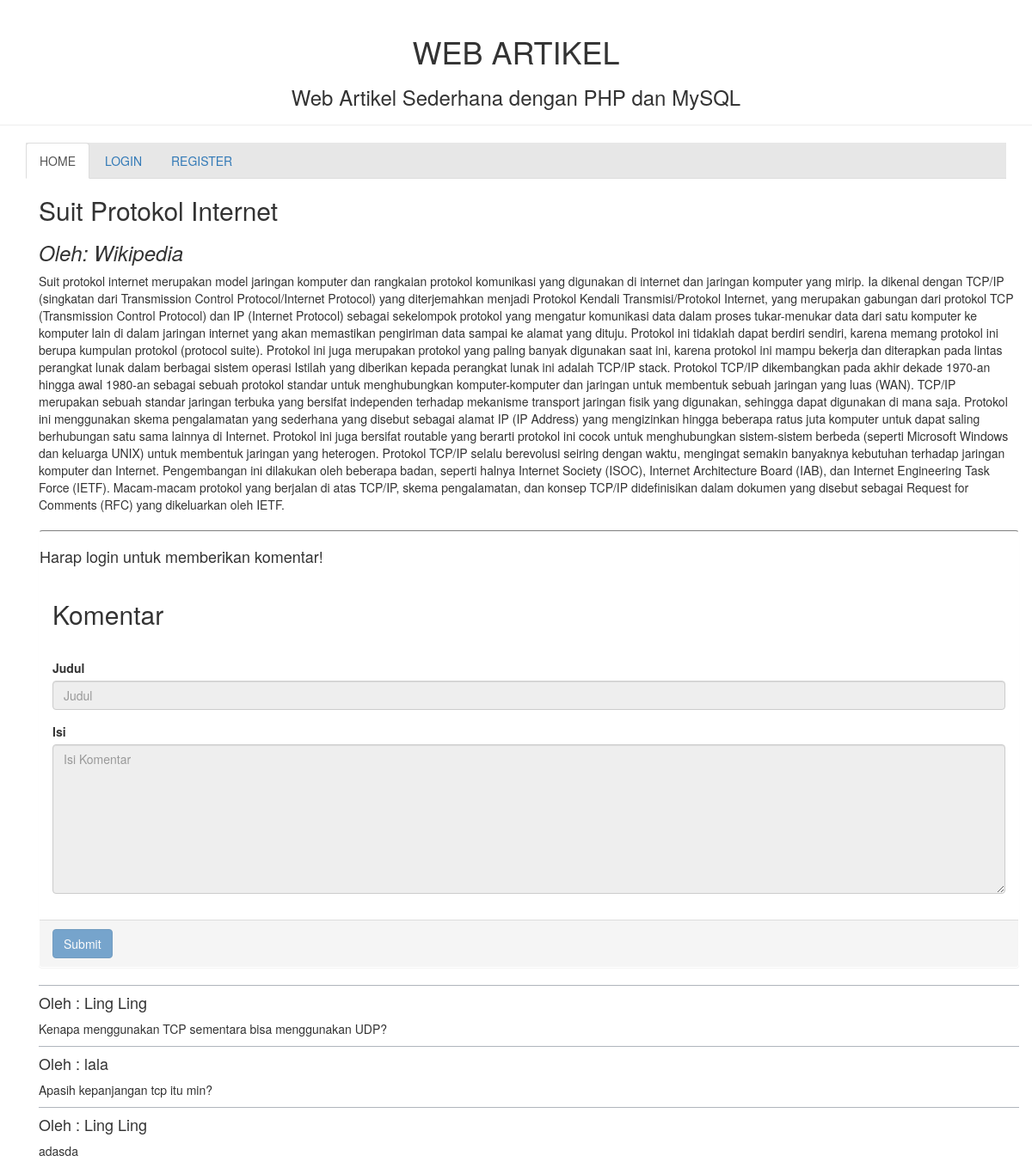
/artikel.php?id=1, run on the app's committed database.
### tables this page shows
CREATE TABLE `tbl_artikel` (
  `id_artikel` int(5) NOT NULL,
  `judul_artikel` varchar(100) NOT NULL,
  `penulis_artikel` varchar(30) NOT NULL,
  `isi_artikel` text NOT NULL
);

CREATE TABLE `tbl_user` (
  `kode_user` int(5) NOT NULL,
  `nama_user` varchar(25) NOT NULL,
  `nama` varchar(50) NOT NULL,
  `email` varchar(40) NOT NULL,
  `password` varchar(32) NOT NULL,
  `hak_akses` enum('A','G') NOT NULL
);

CREATE TABLE `tbl_komentar` (
  `no` int(11) NOT NULL,
  `id_artikel` int(11) NOT NULL,
  `subjek` varchar(100) NOT NULL,
  `komentar` text NOT NULL,
  `kode_user` int(5) NOT NULL
);

### artikel.php (the view, shortened to what this page needs)
<!DOCTYPE html>
<html>
<head>
	<link rel="stylesheet" type="text/css" href="assets/css/bootstrap.min.css">
</head>
<body>
	<header class="page-header" style="text-align: center;">
		<h1 class="judul">WEB ARTIKEL</h1>
		<h3 class="deskripsi">Web Artikel Sederhana dengan PHP dan MySQL</h3>
	</header>
	<div class="container">
		<div class="navigation">
			<ul class="nav nav-tabs" style="background-color: #E7E7E7;">
				<li class="active"><a data-toggle="tab" href="home.php">HOME</a></li>
				<li role="presentation"><a href="login.php">LOGIN</a></li>
				<li role="presentation"><a href="daftar.php">REGISTER</a></li>
			</ul>
		</div>
		<div class="container">
			<?php
				include "config/koneksi.php";
				$id = $_GET['id'];
				$query1 = mysqli_query($conn,"SELECT * FROM tbl_artikel WHERE id_artikel='$id'");
				while($result1 = mysqli_fetch_array($query1)){
					echo "<h2>".$result1['judul_artikel']."</h2>";
					echo "<h3><i>Oleh: ".$result1['penulis_artikel']."</i></h3>";
					echo "<p>".$result1['isi_artikel']."</p>";
				}
			?>
			<form action="#" method="">
				<div class="panel" style="border-top : thin solid #808080; margin-top: 20px;">
					<div style="margin-top: 20px;"><h4>Harap login untuk memberikan komentar!</h4></div>
                    <div class="panel-heading">
                        <h2>Komentar</h2>
                    </div>
                    <div class="panel-body">
                    	<div class="form-group">
                    		<label for="judulkomentar">Judul</label>
                    		<input disabled type="text" class="form-control" id="judulkomentar" placeholder="Judul" />
                    	</div>
                        <div class="form-group">
                            <label for="isikomentar">Isi</label>
                            <textarea disabled class="form-control" id="isikomentar" rows="8" name="" placeholder="Isi Komentar"></textarea>
                        </div>
                    </div>
                    <div class="panel-footer">
                        <input disabled type="submit" class="btn btn-primary" value='Submit'>
                    </div>
                </div>
            </form>
            <div style="margin-top: 1%;">
	            <?php
					$result = mysqli_query($conn,"SELECT * FROM tbl_komentar WHERE id_artikel = '$id' ORDER BY no");
					while($row = mysqli_fetch_row($result)){
						echo "<div  style='border-top: thin solid #b0b5bc;'>";
						$nama = mysqli_query($conn,"SELECT nama FROM tbl_user WHERE kode_user = ".$row[4]);
						while($row1 = mysqli_fetch_row($nama)){
							echo "<h4>Oleh : ".$row1[0]."</h4>";
						}
						echo "<p>".$row[3]."</p></div>";
					}
				?>
			</div>
		</div>
	</div>
</body>
</html>

### data on the page
tbl_artikel: judul_artikel "Suit Protokol Internet", penulis_artikel "Wikipedia", isi_artikel "Suit protokol internet merupakan model jaringan komputer dan rangkaian protokol komunikasi yang digunakan di internet dan jaringan komputer yang mirip. Ia dikenal dengan TCP/IP (singkatan dari Transmission Control Protocol/Internet Protocol) yang diterjemahkan menjadi Protokol Kendali Transmisi/Protokol Internet, yang merupakan gabungan dari protokol TCP (Transmission Control Protocol) dan IP (Internet Protocol) sebagai sekelompok protokol yang mengatur komunikasi data dalam proses tukar-menukar data dari satu komputer ke komputer lain di dalam jaringan internet yang akan memastikan pengiriman data sampai ke alamat yang dituju. Protokol ini tidaklah dapat berdiri sendiri, karena memang…"
tbl_komentar: komentar "Kenapa menggunakan TCP sementara bisa menggunakan UDP?"
tbl_user: nama "Ling Ling"
tbl_komentar: komentar "Apasih kepanjangan tcp itu min?"
tbl_user: nama "lala"
tbl_komentar: komentar "adasda"
